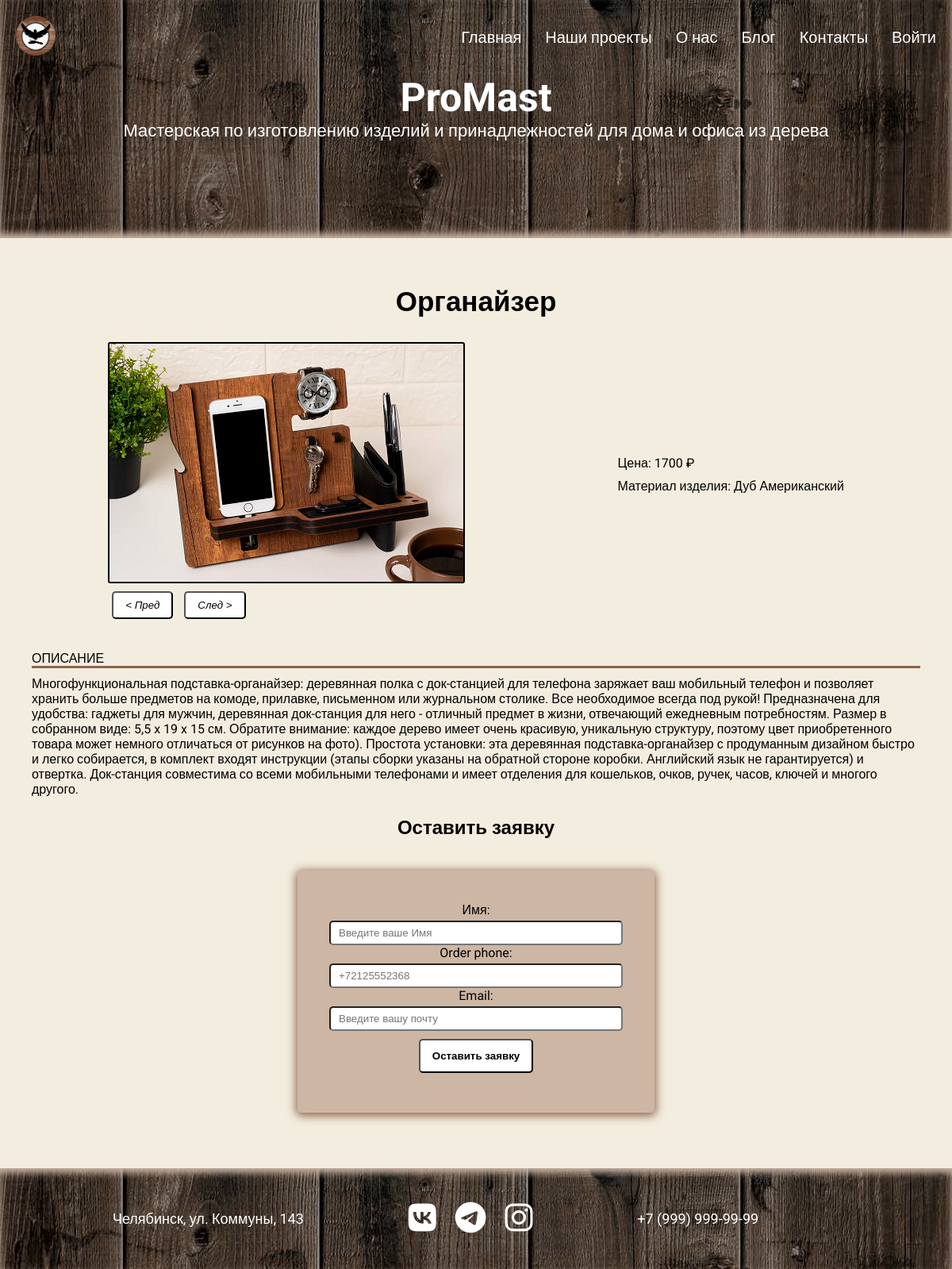
Screenshot of /work-main/5/ with the database file from the repository.
### portfolio/models.py (models this page shows, shortened)
class Works(models.Model):
    title = models.CharField(max_length=100, verbose_name='Название')
    description = models.TextField(null=True, blank=True, verbose_name='Описание')
    image_1 = models.ImageField(upload_to='portfolio/%Y/%m/%d/', null=True, blank=True, verbose_name='Изображение 1')
    image_2 = models.ImageField(upload_to='portfolio/%Y/%m/%d/', null=True, blank=True, verbose_name='Изображение 2')
    image_3 = models.ImageField(upload_to='portfolio/%Y/%m/%d/', null=True, blank=True, verbose_name='Изображение 3')
    top_sales = models.ManyToManyField('Top', blank=True, verbose_name='Популярное')
    created = models.DateTimeField(auto_now_add=True, verbose_name='Дата публикации')
    price = models.IntegerField(default=0, verbose_name='Цена')
    material = models.CharField(max_length=100, null=True, blank=True, verbose_name='Материал')
    class Meta:
        ordering = ['-created']
        verbose_name = "Проект"
        verbose_name_plural = "Проекты"

### portfolio/views.py (the view, shortened to what this page needs)
# urls.py: path('work-main/<str:pk>/', views.work_main, name='work-main'),
def work_main(request, pk):
    order_works = get_object_or_404(Works, id=pk)
    form = OrderForm(request.POST or None, initial={'order_works': order_works})
    context = {
        'order_works': order_works,
        'form': form,
    }
    return render(request, 'portfolio/work_main.html', context)

### crm/forms.py
class OrderForm(forms.ModelForm):
    order_works = forms.ModelChoiceField(queryset=Works.objects.all(), widget=forms.HiddenInput())
    order_phone = PhoneNumberField(widget=PhoneNumberInternationalFallbackWidget(), label='Телефон')
    class Meta:
        model = Order
        fields = ['order_works', 'order_name', 'order_phone', 'order_email']
        labels = {'order_phone': 'Телефон'}
    def __init__(self, *args, **kwargs):
        super().__init__(*args, **kwargs)
        self.fields['order_phone'].widget.attrs.update({"placeholder": '+72125552368'})
        self.fields['order_name'].widget.attrs.update({"placeholder": 'Введите ваше Имя'})
        self.fields['order_email'].widget.attrs.update({"placeholder": 'Введите вашу почту'})

### portfolio/templates/portfolio/work_main.html (shortened to what this page needs)
{% extends 'portfolio/base.html' %}
{% block content %}
<section class="work__main">
    <div class="container">
        <div class="contact__text">
            <h2>{{ order_works.title }}</h2>
        </div>
        <div class="work__main__style">
            <div class="slider__main">
                <div class="slider">
                    <div class="slider-line">
                        <img src="{{ order_works.image_1.url }}" alt="" class="image-work-main">
                    </div>
                </div>
                <button class="slider-prev">&lt; Пред</button>
                <button class="slider-next">След &gt;</button>
            </div>
            <div class="work__context">
                <p>Цена: {{ order_works.price }} &#8381</p>
                <p>Материал изделия: {{ order_works.material }}</p>
            </div>
        </div>
        <div class="description">
            <p class="header__description">ОПИСАНИЕ</p>
            <p>{{ order_works.description }}</p>
        </div>
        <div class="order login">
            <h2>Оставить заявку</h2>
            <form method="POST" class="work_form">
                <div>
                    {{ form.as_p }}
                </div>
                <button class="login__btn" type="submit" onclick="history.back()">Оставить заявку</button>
            </form>
        </div>
    </div>
</section>
{% endblock %}

### portfolio/static/css/style.css (style rules this page uses)
* { margin: 0; padding: 0; -webkit-box-sizing: border-box; box-sizing: border-box; }
body { font-family: 'Roboto', sans-serif; background: #F3EDDF; }
.container { max-width: 1200px; margin: 0px auto; }
.contact__text h2 { padding-top: 20px; font-size: 35px; text-align: center; }
.work__main { background: #F3EDDF; padding: 40px; box-sizing: border-box; }
.work__main__style { display: flex; align-items: center; justify-content: space-around; flex-wrap: wrap; }
.slider { width: 450px; border: 2px solid black; border-radius: 3px; margin: 30px auto; margin-bottom: 5px; overflow: hidden; }
.slider img { width: 450px; z-index: 0; }
.slider-line { width: 1350px; background: #B5B4B0; display: flex; position: relative; left: 0; transition: all ease 1s; }
.work_form { max-width: 450px; box-shadow: 0 2px 12px 2px #8E644C; padding: 40px; box-sizing: border-box; border-radius: 5px; background: #CDB6A4; margin: 30px auto 30px; }
.slider-prev, .slider-next { background: #fff; padding: 8px 15px; border-radius: 5px; font-style: italic; margin: 5px 5px 15px; }
.header__description { border-bottom: 3px solid #8E644C; margin-bottom: 10px; }
.description { box-sizing: border-box; margin: 25px auto; margin-bottom: 0; padding-bottom: 25px; }
.work__context p { margin: 10px auto 10px; }
.login { text-align: center; }
.login input { width: 100%; padding: 6px 10px; box-sizing: border-box; margin-top: 4px; border-radius: 5px; background: #fff; }
.login h2 { padding-bottom: 10px;; }
.login__btn { background: #fff; padding: 12px 15px; border-radius: 5px; font-weight: bold; margin: 10px auto 10px; }

### rows the page displays
Works: title "Органайзер", image_1 (picture), price "1700", material "Дуб Американский", description "Многофункциональная подставка-органайзер: деревянная полка с док-станцией для телефона заряжает ваш мобильный телефон и позволяет хранить больше предметов на комоде, прилавке, письменном или журнальном столике. Все необходимое всегда под рукой! Предназначена для удобства: гаджеты для мужчин, деревянная док-станция для него - отличный предмет в жизни, отвечающий ежедневным потребностям. Размер в собранном виде: 5,5 x 19 x 15 см. Обратите внимание: каждое дерево имеет очень красивую, уникальную структуру, поэтому цвет приобретенного товара может немного отличаться от рисунков на фото). Простота установки: эта деревянная подставка-органайзер с продуманным дизайном быстро и легко собирается, в…"
